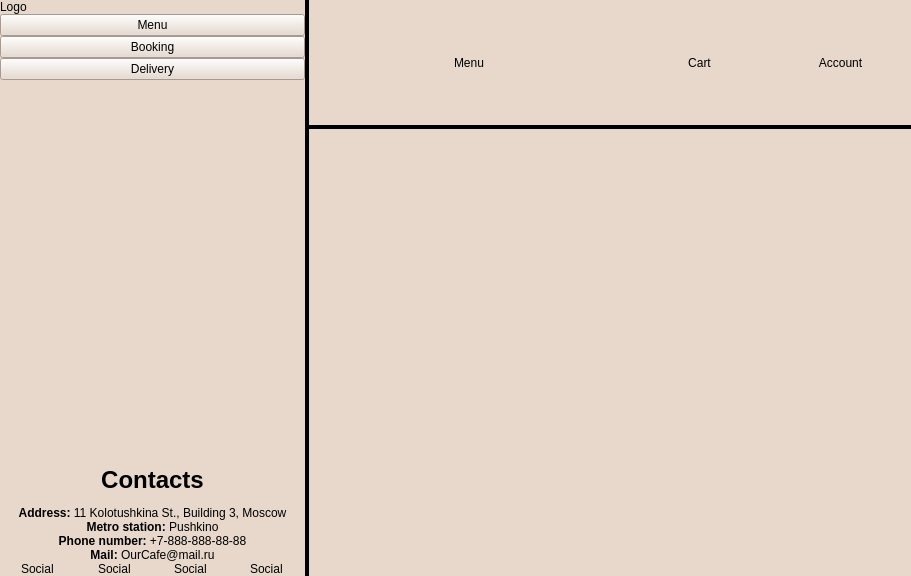
<?xml version="1.0" encoding="UTF-8"?>
<ui version="4.0">
 <class>MainWindow</class>
 <widget class="QMainWindow" name="MainWindow">
  <property name="geometry">
   <rect>
    <x>0</x>
    <y>0</y>
    <width>911</width>
    <height>576</height>
   </rect>
  </property>
  <property name="sizePolicy">
   <sizepolicy hsizetype="Minimum" vsizetype="Preferred">
    <horstretch>0</horstretch>
    <verstretch>0</verstretch>
   </sizepolicy>
  </property>
  <property name="minimumSize">
   <size>
    <width>800</width>
    <height>450</height>
   </size>
  </property>
  <property name="maximumSize">
   <size>
    <width>15360</width>
    <height>8640</height>
   </size>
  </property>
  <property name="sizeIncrement">
   <size>
    <width>0</width>
    <height>0</height>
   </size>
  </property>
  <property name="windowTitle">
   <string>MainWindow</string>
  </property>
  <property name="styleSheet">
   <string notr="true">background-color: #E7D8CB;
color: #000000;</string>
  </property>
  <widget class="QWidget" name="Window">
   <property name="sizePolicy">
    <sizepolicy hsizetype="Fixed" vsizetype="Preferred">
     <horstretch>0</horstretch>
     <verstretch>0</verstretch>
    </sizepolicy>
   </property>
   <layout class="QHBoxLayout" name="Window_horizontalLayout">
    <property name="spacing">
     <number>0</number>
    </property>
    <property name="leftMargin">
     <number>0</number>
    </property>
    <property name="topMargin">
     <number>0</number>
    </property>
    <property name="rightMargin">
     <number>0</number>
    </property>
    <property name="bottomMargin">
     <number>0</number>
    </property>
    <item>
     <widget class="QWidget" name="Sidebar" native="true">
      <property name="enabled">
       <bool>true</bool>
      </property>
      <property name="sizePolicy">
       <sizepolicy hsizetype="Fixed" vsizetype="Preferred">
        <horstretch>0</horstretch>
        <verstretch>0</verstretch>
       </sizepolicy>
      </property>
      <property name="minimumSize">
       <size>
        <width>305</width>
        <height>0</height>
       </size>
      </property>
      <property name="maximumSize">
       <size>
        <width>305</width>
        <height>16777215</height>
       </size>
      </property>
      <layout class="QVBoxLayout" name="Sidebar_verticalLayout">
       <property name="spacing">
        <number>0</number>
       </property>
       <property name="leftMargin">
        <number>0</number>
       </property>
       <property name="topMargin">
        <number>0</number>
       </property>
       <property name="rightMargin">
        <number>0</number>
       </property>
       <property name="bottomMargin">
        <number>0</number>
       </property>
       <item>
        <widget class="QLabel" name="MainLogo">
         <property name="sizePolicy">
          <sizepolicy hsizetype="Preferred" vsizetype="Fixed">
           <horstretch>0</horstretch>
           <verstretch>0</verstretch>
          </sizepolicy>
         </property>
         <property name="text">
          <string>Logo</string>
         </property>
        </widget>
       </item>
       <item>
        <widget class="QPushButton" name="MenuButton">
         <property name="text">
          <string>Menu</string>
         </property>
        </widget>
       </item>
       <item>
        <widget class="QPushButton" name="BookingButton">
         <property name="text">
          <string>Booking</string>
         </property>
        </widget>
       </item>
       <item>
        <widget class="QPushButton" name="DeliveryButton">
         <property name="text">
          <string>Delivery</string>
         </property>
        </widget>
       </item>
       <item>
        <spacer name="Sidebar_verticalSpacer">
         <property name="orientation">
          <enum>Qt::Vertical</enum>
         </property>
         <property name="sizeHint" stdset="0">
          <size>
           <width>20</width>
           <height>40</height>
          </size>
         </property>
        </spacer>
       </item>
       <item>
        <widget class="QLabel" name="Contacts">
         <property name="sizePolicy">
          <sizepolicy hsizetype="Preferred" vsizetype="Ignored">
           <horstretch>0</horstretch>
           <verstretch>0</verstretch>
          </sizepolicy>
         </property>
         <property name="frameShadow">
          <enum>QFrame::Plain</enum>
         </property>
         <property name="text">
          <string>&lt;html&gt;&lt;head/&gt;&lt;body&gt;&lt;h1 align=&quot;center&quot;&gt;Contacts&lt;/h1&gt;&lt;p align=&quot;center&quot;&gt;&lt;span style=&quot; font-weight:700;&quot;&gt;Address:&lt;/span&gt; 11 Kolotushkina St., Building 3, Moscow&lt;br/&gt;&lt;span style=&quot; font-weight:700;&quot;&gt;Metro station:&lt;/span&gt; Pushkino&lt;br/&gt;&lt;span style=&quot; font-weight:700;&quot;&gt;Phone number:&lt;/span&gt; +7-888-888-88-88&lt;br/&gt;&lt;span style=&quot; font-weight:700;&quot;&gt;Mail:&lt;/span&gt; OurCafe@mail.ru&lt;/p&gt;&lt;/body&gt;&lt;/html&gt;</string>
         </property>
         <property name="textFormat">
          <enum>Qt::AutoText</enum>
         </property>
         <property name="scaledContents">
          <bool>false</bool>
         </property>
         <property name="alignment">
          <set>Qt::AlignCenter</set>
         </property>
         <property name="wordWrap">
          <bool>true</bool>
         </property>
         <property name="indent">
          <number>0</number>
         </property>
        </widget>
       </item>
       <item>
        <widget class="QWidget" name="Social" native="true">
         <property name="sizePolicy">
          <sizepolicy hsizetype="Preferred" vsizetype="Fixed">
           <horstretch>0</horstretch>
           <verstretch>0</verstretch>
          </sizepolicy>
         </property>
         <layout class="QHBoxLayout" name="Social_horizontalLayout">
          <property name="spacing">
           <number>0</number>
          </property>
          <property name="leftMargin">
           <number>0</number>
          </property>
          <property name="topMargin">
           <number>0</number>
          </property>
          <property name="rightMargin">
           <number>0</number>
          </property>
          <property name="bottomMargin">
           <number>0</number>
          </property>
          <item alignment="Qt::AlignHCenter">
           <widget class="QLabel" name="Telegram">
            <property name="text">
             <string>Social</string>
            </property>
           </widget>
          </item>
          <item alignment="Qt::AlignHCenter">
           <widget class="QLabel" name="Whatsapp">
            <property name="text">
             <string>Social</string>
            </property>
           </widget>
          </item>
          <item alignment="Qt::AlignHCenter">
           <widget class="QLabel" name="VK">
            <property name="text">
             <string>Social</string>
            </property>
           </widget>
          </item>
          <item alignment="Qt::AlignHCenter">
           <widget class="QLabel" name="Instagram">
            <property name="text">
             <string>Social</string>
            </property>
           </widget>
          </item>
         </layout>
        </widget>
       </item>
      </layout>
     </widget>
    </item>
    <item>
     <widget class="Line" name="Sidebar_line">
      <property name="sizePolicy">
       <sizepolicy hsizetype="Fixed" vsizetype="Preferred">
        <horstretch>0</horstretch>
        <verstretch>0</verstretch>
       </sizepolicy>
      </property>
      <property name="minimumSize">
       <size>
        <width>4</width>
        <height>0</height>
       </size>
      </property>
      <property name="maximumSize">
       <size>
        <width>4</width>
        <height>16777215</height>
       </size>
      </property>
      <property name="frameShadow">
       <enum>QFrame::Plain</enum>
      </property>
      <property name="lineWidth">
       <number>4</number>
      </property>
      <property name="orientation">
       <enum>Qt::Vertical</enum>
      </property>
     </widget>
    </item>
    <item>
     <widget class="QWidget" name="Content" native="true">
      <layout class="QVBoxLayout" name="Content_verticalLayout">
       <property name="spacing">
        <number>0</number>
       </property>
       <property name="leftMargin">
        <number>0</number>
       </property>
       <property name="topMargin">
        <number>0</number>
       </property>
       <property name="rightMargin">
        <number>0</number>
       </property>
       <property name="bottomMargin">
        <number>0</number>
       </property>
       <item>
        <widget class="QWidget" name="Header" native="true">
         <property name="sizePolicy">
          <sizepolicy hsizetype="Preferred" vsizetype="Fixed">
           <horstretch>0</horstretch>
           <verstretch>0</verstretch>
          </sizepolicy>
         </property>
         <property name="minimumSize">
          <size>
           <width>0</width>
           <height>125</height>
          </size>
         </property>
         <property name="maximumSize">
          <size>
           <width>16777215</width>
           <height>125</height>
          </size>
         </property>
         <layout class="QHBoxLayout" name="Header_horizontalLayout">
          <property name="spacing">
           <number>0</number>
          </property>
          <property name="leftMargin">
           <number>0</number>
          </property>
          <property name="topMargin">
           <number>0</number>
          </property>
          <property name="rightMargin">
           <number>0</number>
          </property>
          <property name="bottomMargin">
           <number>0</number>
          </property>
          <item>
           <widget class="QLabel" name="Heading">
            <property name="sizePolicy">
             <sizepolicy hsizetype="Preferred" vsizetype="Preferred">
              <horstretch>0</horstretch>
              <verstretch>0</verstretch>
             </sizepolicy>
            </property>
            <property name="text">
             <string>Menu</string>
            </property>
            <property name="alignment">
             <set>Qt::AlignCenter</set>
            </property>
            <property name="indent">
             <number>0</number>
            </property>
           </widget>
          </item>
          <item>
           <widget class="QWidget" name="CartAccountBlock" native="true">
            <property name="sizePolicy">
             <sizepolicy hsizetype="Fixed" vsizetype="Preferred">
              <horstretch>0</horstretch>
              <verstretch>0</verstretch>
             </sizepolicy>
            </property>
            <property name="minimumSize">
             <size>
              <width>282</width>
              <height>0</height>
             </size>
            </property>
            <property name="maximumSize">
             <size>
              <width>282</width>
              <height>16777215</height>
             </size>
            </property>
            <layout class="QHBoxLayout" name="CartAccountBlock_horizontalLayout">
             <property name="spacing">
              <number>0</number>
             </property>
             <property name="leftMargin">
              <number>0</number>
             </property>
             <property name="topMargin">
              <number>0</number>
             </property>
             <property name="rightMargin">
              <number>0</number>
             </property>
             <property name="bottomMargin">
              <number>0</number>
             </property>
             <item>
              <widget class="QLabel" name="Cart">
               <property name="text">
                <string>Cart</string>
               </property>
               <property name="alignment">
                <set>Qt::AlignCenter</set>
               </property>
               <property name="indent">
                <number>0</number>
               </property>
              </widget>
             </item>
             <item>
              <widget class="QLabel" name="Account">
               <property name="text">
                <string>Account</string>
               </property>
               <property name="alignment">
                <set>Qt::AlignCenter</set>
               </property>
               <property name="indent">
                <number>0</number>
               </property>
              </widget>
             </item>
            </layout>
           </widget>
          </item>
         </layout>
        </widget>
       </item>
       <item>
        <widget class="Line" name="Header_line">
         <property name="sizePolicy">
          <sizepolicy hsizetype="Minimum" vsizetype="Fixed">
           <horstretch>0</horstretch>
           <verstretch>0</verstretch>
          </sizepolicy>
         </property>
         <property name="minimumSize">
          <size>
           <width>0</width>
           <height>4</height>
          </size>
         </property>
         <property name="maximumSize">
          <size>
           <width>16777215</width>
           <height>4</height>
          </size>
         </property>
         <property name="frameShadow">
          <enum>QFrame::Plain</enum>
         </property>
         <property name="lineWidth">
          <number>4</number>
         </property>
         <property name="orientation">
          <enum>Qt::Horizontal</enum>
         </property>
        </widget>
       </item>
       <item>
        <widget class="QWidget" name="PageContent" native="true"/>
       </item>
      </layout>
     </widget>
    </item>
   </layout>
  </widget>
 </widget>
 <resources/>
 <connections/>
</ui>
